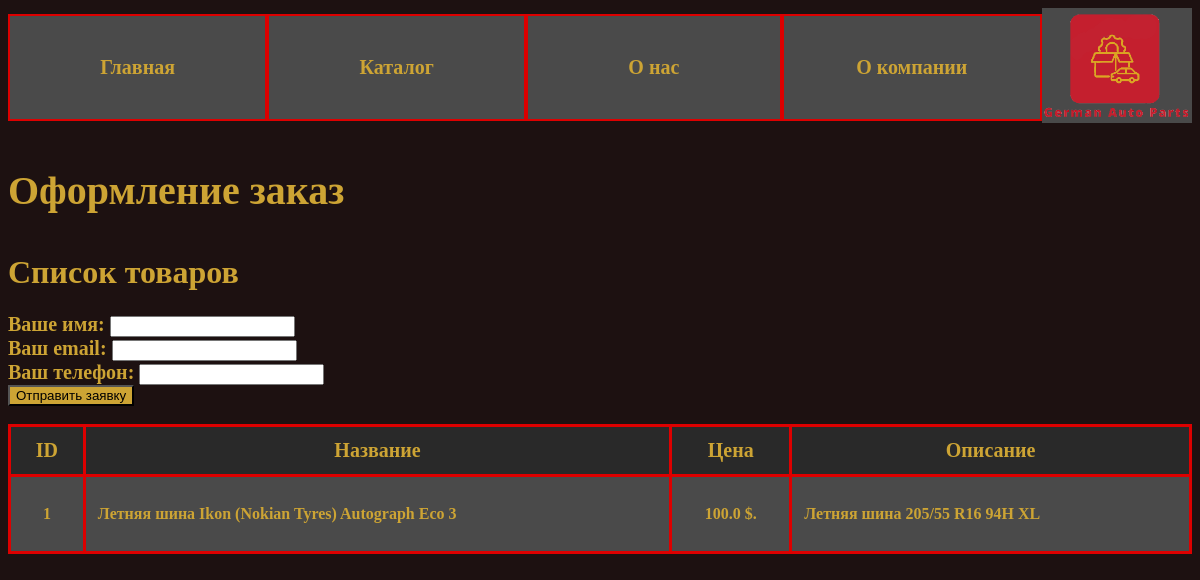
Screenshot of /Order/1 with the database file from the repository.
### tables this page shows
CREATE TABLE products (
            id INTEGER PRIMARY KEY AUTOINCREMENT,
            name TEXT NOT NULL,
            price REAL NOT NULL,
            description TEXT
        );

### app.py (the view, shortened to what this page needs)
@app.route("/Order/<id>", methods=['post', 'get'])
def order(id):
    conn = get_db_connection()
    products = conn.execute('SELECT * FROM products where id = ' + id).fetchall()
    conn.close()
    return render_template("order.html", products=products)

### models.py (called while the page is built)
def get_db_connection():
    conn = sqlite3.connect('database.db')
    conn.row_factory = sqlite3.Row
    return conn

### templates/order.html (shortened to what this page needs)
{% extends 'base.html' %}
{% block content %}
    <p style="font-size: 40px; font-weight: bold; color: #CDA434">Оформление заказ</p>
    <h1 style = "color:#CDA434">Список товаров</h1>
    <div class="products-container">
        <table class="products-table">
            <thead>
                <tr>
                    <th style = "font-size: 20px;text-align: center">ID</th>
                    <th style = "font-size: 20px;text-align: center">Название</th>
                    <th style = "font-size: 20px;text-align: center">Цена</th>
                    <th style = "font-size: 20px;text-align: center">Описание</th>
                </tr>
            </thead>
            <tbody>
                {% for product in products %}
                <tr>
                    <td><p style = "text-align: center">{{ product['id'] }}</td></p>
                    <td>{{ product['name'] }}</td>
                    <td><p style = "text-align: center">{{ product['price'] }} $.</td></p>
                    <td>{{ product['description'] }}</td>
                </tr>
                <form action="" method="post" class="form-example">
                <div class="form-example">
                    <label for="name" style = "color:#CDA434; font-weight: bold; font-size: 20px">Ваше имя: </label>
                    <input type="text" name="name" id="name" required />
                </div>
                <div class="form-example">
                    <label for="email" style = "color:#CDA434; font-weight: bold; font-size: 20px">Ваш email: </label>
                    <input type="email" name="email" id="email" required />
                </div>
                <div class="form-example">
                    <label for="number" style = "color:#CDA434; font-weight: bold; font-size: 20px">Ваш телефон: </label>
                    <input type="number" name="number" id="number" required />
                </div>
                <div class="form-example">
                    <input type="submit" style = "background-color: #CDA434;" value="Отправить заявку" />
                </div>
                </form>
                <br>
                {% endfor %}
            </tbody>
        </table>
    </div>
{% endblock %}

### templates/base.html (style rules this page uses)
body { background: rgb(29, 17, 17); }

### templates/order.html (style rules this page uses)
.products-container { margin: 0; padding: 0; font-family: initial; font-size: initial; }
.products-table { width: 100%; border-collapse: collapse; margin: 0; font-family: inherit; font-size: inherit; color: #CDA434; font-weight: bold; }
.products-table th, .products-table td { border: 3px solid #DD0000; padding: 12px; text-align: left; font-family: inherit; font-size: inherit; font-weight: bold; }
.products-table th { background-color: #292929; color: #CDA434; font-family: inherit; font-size: inherit; }
.products-table tr:nth-child(odd) { background-color: #4A4A4A; font-family: inherit; font-size: inherit; }

### rows the page displays
products: id "1", name "Летняя шина Ikon (Nokian Tyres) Autograph Eco 3", price "100.0", description "Летняя шина 205/55 R16 94H XL"
